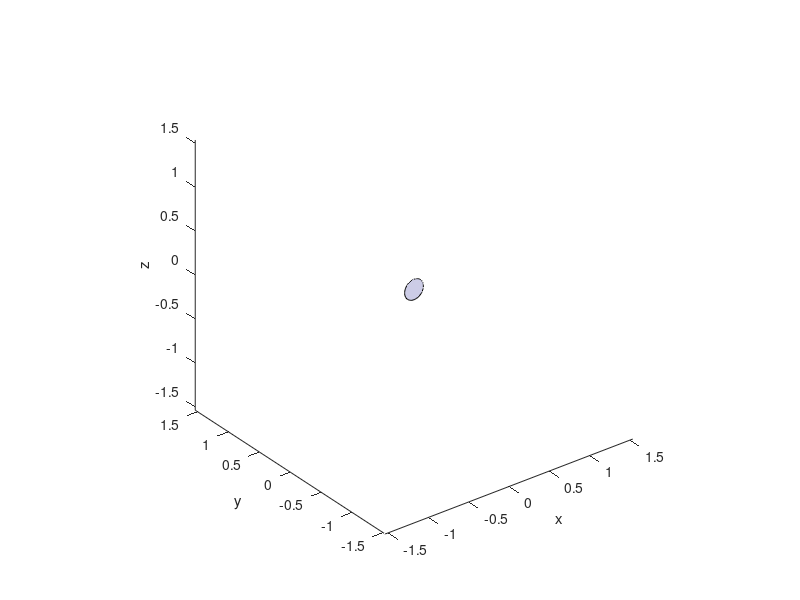

MATLAB code to generate this figure: (Note: this script raises an error after producing the figure.)
capas=5;
draw=true;

rt=2.560/2;%Radio del espejo principal (m): ref. Nordic Optical Telescope (NOT) -> 2.560 m
r=rt/(capas*2+1);%
%f=1;%Distancia focal del espejo completo.
f=5.12; %(NOT) -> 5.12 m
t=@(capas) linspace(0,2*pi,capas*6+1); %Coloca posiciones para n espejos en 2pi radianes

T={}; %Cell array donde cada elemento es un vector de radianes donde colocaremos cada fila de espejos
for i=1:capas
    T{end+1}=t(i);
    T{end}(end)=[]; %Elimina el ultimo elemento redundante (T(1)=T(end))
end


rESP0=[zeros(3*capas*(capas+1),3)];

if 3*capas*(capas+1)>2500
    input("Nº de espejos:" + (3*capas*(capas+1)+1) + ", continuar? ")
end

k=linspace(0,2*pi,50);
x=@(r,theta) r*cos(theta);
y=@(r,theta) r*sin(theta);
%v=[[x(r,0);y(r,0);0],[x(r,1);y(r,1);0],[x(r,2);y(r,2);0],[x(r,3);y(r,3);0],[x(r,4);y(r,4);0],[x(r,5);y(r,5);0]];
v=[x(r,k);0*k;y(r,k)];

if draw
    figure
    plot3(0,0,0)
    hold on

    axis equal
    xlim([-rt*(1+0.2),rt*(1+0.2)])
    ylim([-rt*(1+0.2),rt*(1+0.2)])
    zlim([-rt*(1+0.2),rt*(1+0.2)])

    xlabel('x')
    ylabel('y')
    zlabel('z')
    patch(v(1,:),v(2,:),v(3,:),[0.8 0.8 0.9])

    title("Nº Capas:" + capas + " Nº Espejos:" + (3*capas*(capas+1)+1))
    annotation('textbox', [0.77, 0.5, 0.7, 0.1], 'String', {"PARAMETROS DEL ESPEJO","Distancia focal: " + f + "m", "Diametro del espejo: " + rt*2 + "m", "Diametro por segmento:" + rt/(capas*2+1), "Porcentaje de superficie cubierta:" + round(((3*capas*(capas+1)+1)*r^2)/(rt^2)*100,2) + "%"}, 'FitBoxToText', 'on');
end

k=0; %Guarda cuantos objetos habia en las capas anteriores
for i=1:capas
    for j=1:length(T{i})
        rj=[i*2*r*sin(T{i}(j)),(i*2*r)^2/(4*f),i*2*r*cos(T{i}(j))];
        rESP0(k+j,:)=rj; %Añade a la lista de posiciones despues de los k anteriores elementos
        vj=v+rj';
        if draw
            patch(vj(1,:),vj(2,:),vj(3,:),[0.8 0.8 0.9])
        end
    end
    k=k+6*i; %Actualiza k con el numero de elementos de la capa
end

view(0,0)
rESP0=[0,f,0;0,0,0;rESP0];

clearvars -except rESP0 v

writematrix(rESP0,'Telescopio completo\Datos\coordenadasESP') %[Coordenadas del foco; Coordenadas de los espejos]
writematrix(v,'Telescopio completo\Datos\verticesESPvertical') %Coordenadas de los vertices de un hexagono centrado en [0,0,0]
